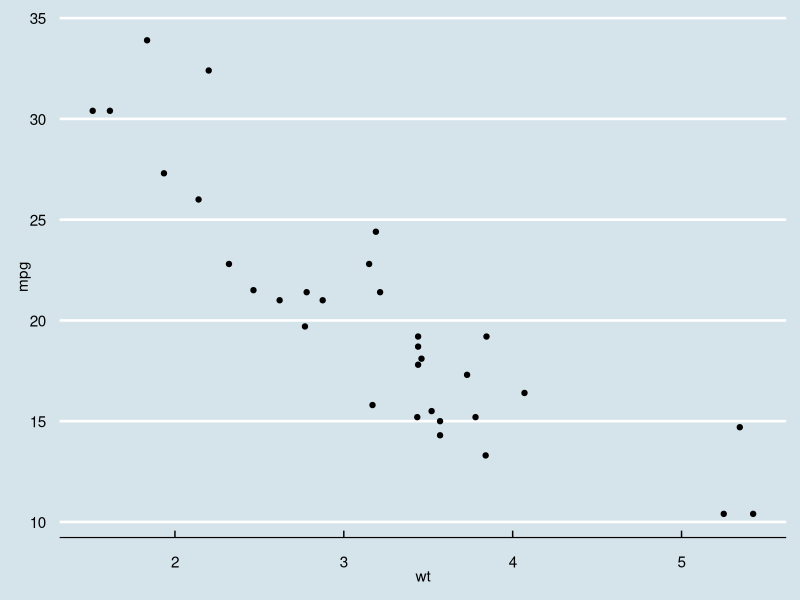

Generate this figure with R:
# Themes...........

library(ggplot2)

library(ggthemes)

#theme_set(theme_minimal())
#for whole set of data

pl <- ggplot(mtcars, aes(x=wt,y=mpg)) + geom_point()
#print(pl + theme_dark())
#for individual lines only......


#install.packages('ggthemes')

print(pl + theme_economist())

#now here theme_..lot of themes there....
